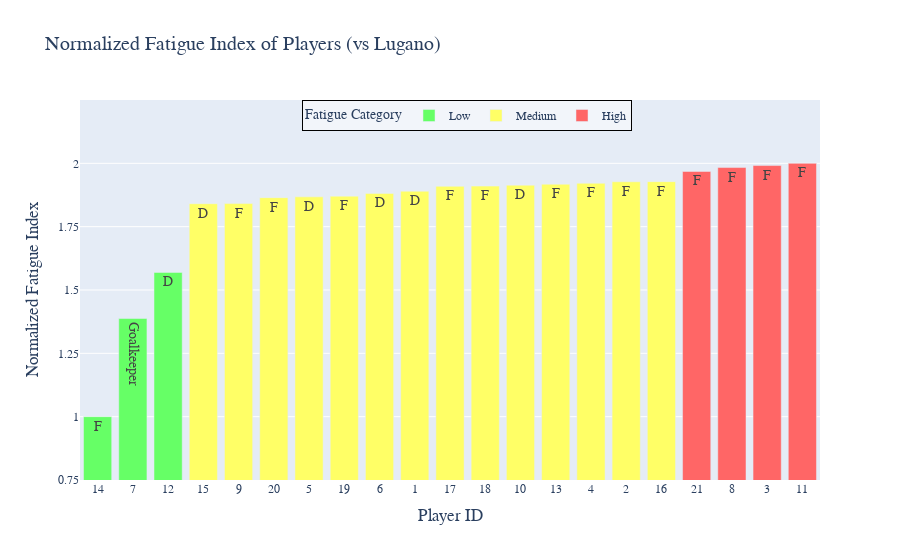

The notebook cell saved with this chart:
### Markdown cell above
### 4.1 VISUALIZATION OF FATIGUE INDEX FOR EACH PLAYER (LUGANO)

### Code cell
# Plot the fatigue index for Lugano
plot_fatigue_index(df_imp_lugano_game_FI)

### Figure 1 — Plotly figure (JSON) as saved in the notebook; plotly's stock layout.template omitted (floating-point values rounded to 4 significant figures)
{"data": [{"alignmentgroup": "True", "hovertemplate": "Fatigue Category=Low<br>order_fatigue=%{x}<br>Normalized Fatigue Index=%{y}<br>Position=%{text}<extra></extra>", "legendgroup": "Low", "marker": {"color": "#66FF66", "pattern": {"shape": ""}}, "name": "Low", "offsetgroup": "Low", "orientation": "v", "showlegend": true, "text": ["F", "Goalkeeper", "D"], "textposition": "auto", "type": "bar", "x": ["1", "2", "3"], "xaxis": "x", "y": [1, 1.387, 1.569], "yaxis": "y"}, {"alignmentgroup": "True", "hovertemplate": "Fatigue Category=Medium<br>order_fatigue=%{x}<br>Normalized Fatigue Index=%{y}<br>Position=%{text}<extra></extra>", "legendgroup": "Medium", "marker": {"color": "#FFFF66", "pattern": {"shape": ""}}, "name": "Medium", "offsetgroup": "Medium", "orientation": "v", "showlegend": true, "text": ["D", "F", "F", "D", "F", "D", "D", "F", "F", "D", "F", "F", "F", "F"], "textposition": "auto", "type": "bar", "x": ["4", "5", "6", "7", "8", "9", "10", "11", "12", "13", "14", "15", "16", "17"], "xaxis": "x", "y": [1.841, 1.841, 1.865, 1.868, 1.87, 1.881, 1.89, 1.909, 1.91, 1.914, 1.918, 1.921, 1.927, 1.928], "yaxis": "y"}, {"alignmentgroup": "True", "hovertemplate": "Fatigue Category=High<br>order_fatigue=%{x}<br>Normalized Fatigue Index=%{y}<br>Position=%{text}<extra></extra>", "legendgroup": "High", "marker": {"color": "#FF6666", "pattern": {"shape": ""}}, "name": "High", "offsetgroup": "High", "orientation": "v", "showlegend": true, "text": ["F", "F", "F", "F"], "textposition": "auto", "type": "bar", "x": ["18", "19", "20", "21"], "xaxis": "x", "y": [1.968, 1.983, 1.991, 2], "yaxis": "y"}], "layout": {"barmode": "relative", "font": {"family": "Arial", "size": 14}, "legend": {"bgcolor": "rgba(255,255,255,0.5)", "bordercolor": "black", "borderwidth": 1, "font": {"size": 12}, "orientation": "h", "title": {"font": {"size": 14}, "text": "Fatigue Category"}, "tracegroupgap": 0, "x": 0.3, "y": 1}, "title": {"text": "Normalized Fatigue Index of Players (vs Lugano)"}, "xaxis": {"anchor": "y", "domain": [0, 1], "tickfont": {"size": 12}, "ticktext": [14, 7, 12, 15, 9, 20, 5, 19, 6, 1, 17, 18, 10, 13, 4, 2, 16, 21, 8, 3, 11], "tickvals": ["1", "2", "3", "4", "5", "6", "7", "8", "9", "10", "11", "12", "13", "14", "15", "16", "17", "18", "19", "20", "21"], "title": {"text": "Player ID"}}, "yaxis": {"anchor": "x", "domain": [0, 1], "range": [0.75, 2.25], "tickfont": {"size": 12}, "tickvals": [0.75, 1, 1.25, 1.5, 1.75, 2], "title": {"text": "Normalized Fatigue Index"}}}}
